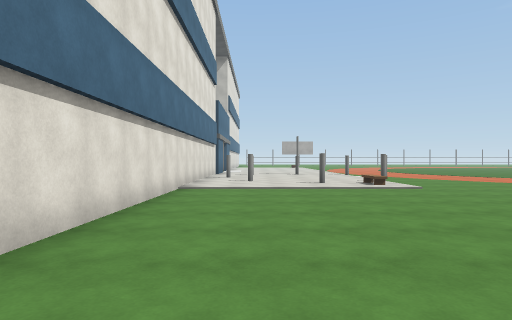
[1] (above)

20 first-person views from a walk through a Unity game level. The camera is 1.3 m above the floor, looks level and sees 75° across. The floor is counted in squares, 2 m on a side. Each view is taken from the middle of a square. On the plan, view 1 faces up. The plan holds only what a view shows up to about 10 squares ahead; the rest is blank. The place goes on beyond the plan. The player character is not drawn. Surface patterns are stand-ins for the level's own textures.

[2]
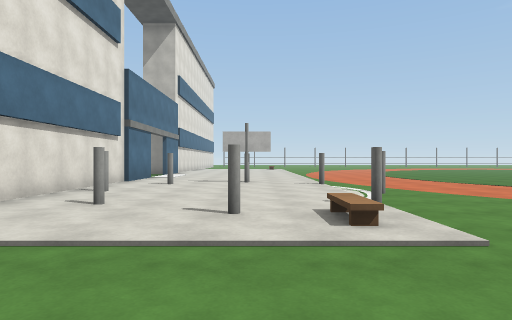

[3]
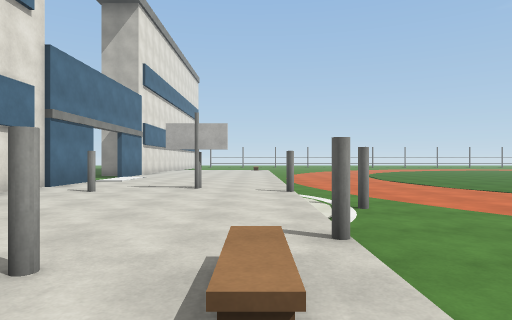

[4]
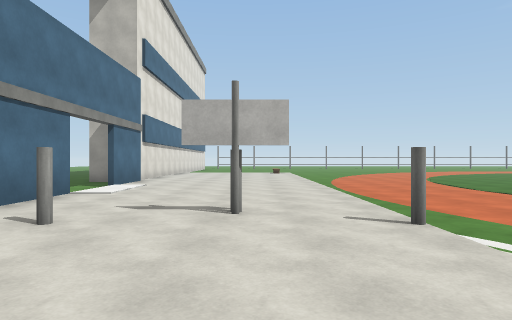

[5]
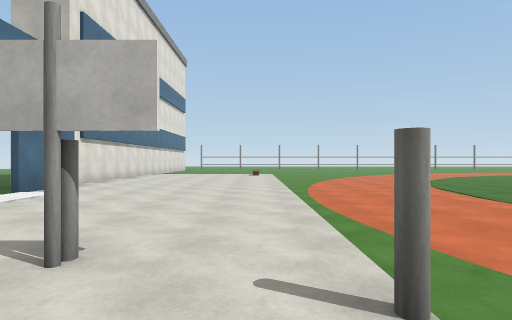

[6]
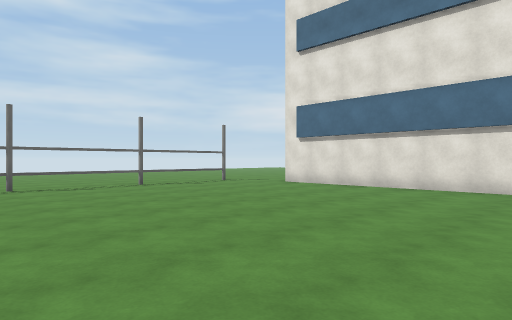

[7]
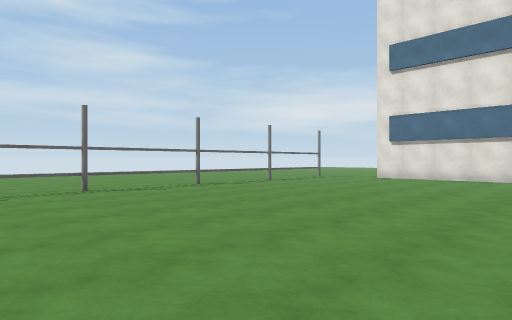

[8]
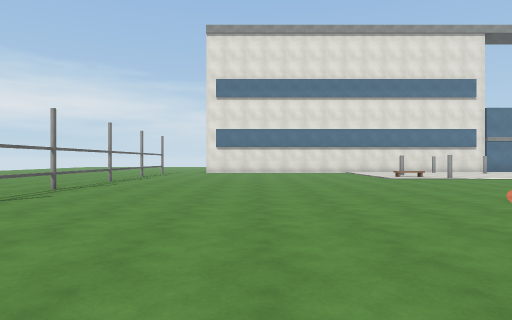

[9]
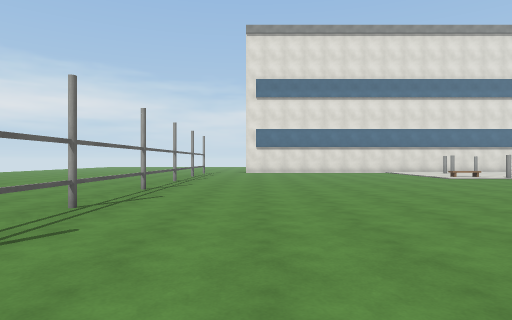

[10]
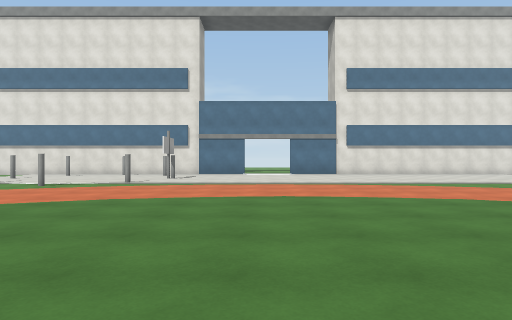

[11]
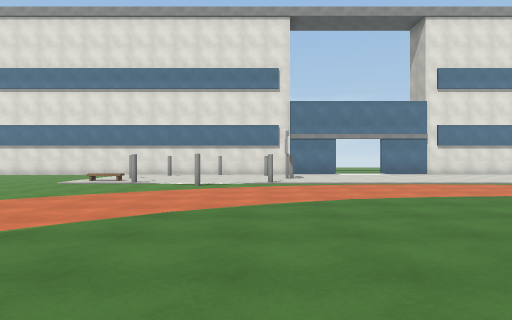

[12]
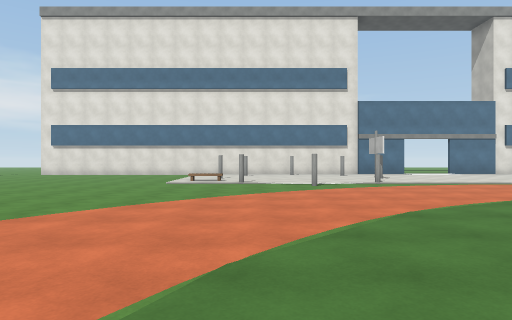

[13]
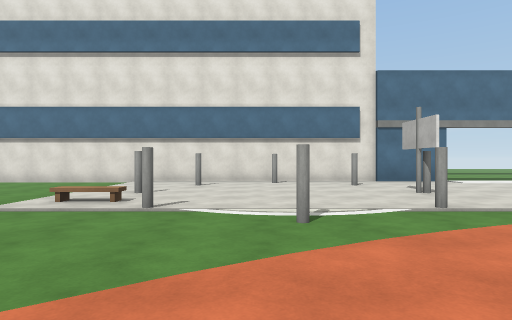

[14]
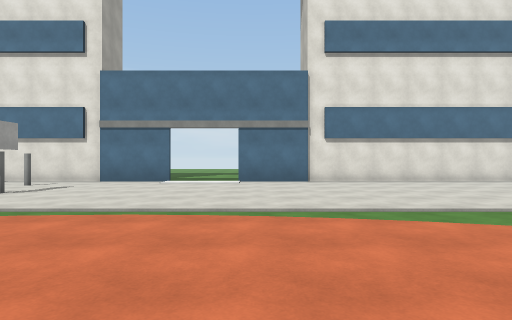

[15]
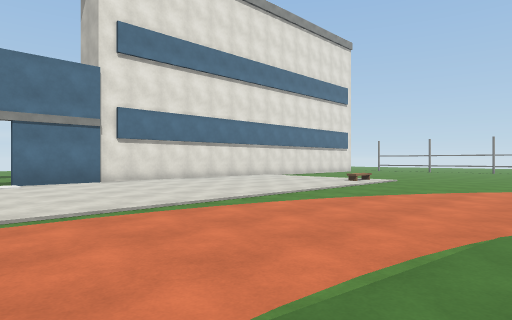

[16]
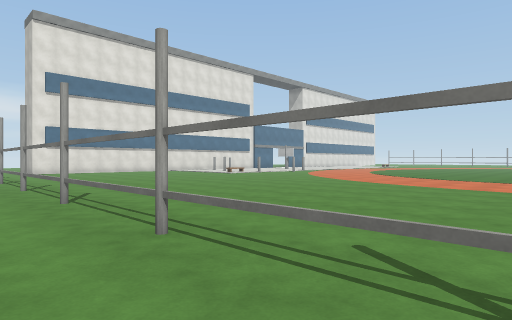

[17]
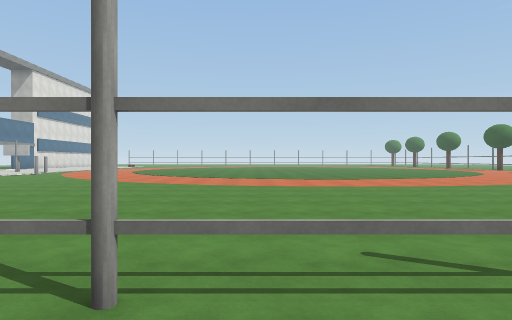

[18]
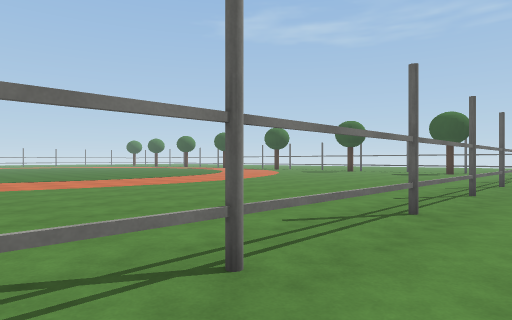

[19]
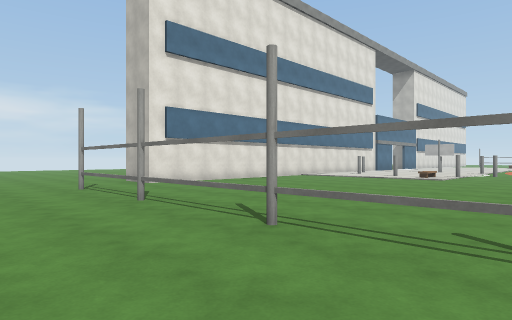

[20]
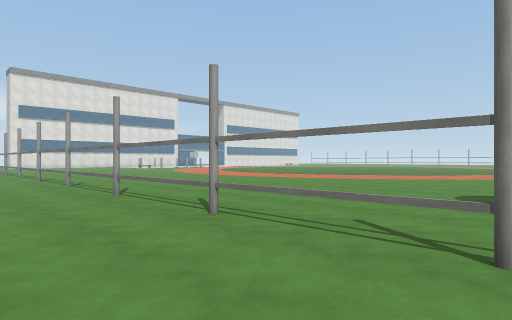

### Floor plan
Points are (right, up) in squares from view 1. A wall is a line through its corners. A room is listed if a view was taken in it or the views show most of it. See-through windows are left out.
Room 1 (views 1, 2, 3, 4, 5, 6, 7, 8, 9, 10, 11, 12, 13, 14, 15)
walls: (-1.7, 16.6) (-1.7, 0.5); (-1.7, 24.5) (-1.7, 18.5)
low walls: (0.2, -1.5) (11.9, -1.5)
ways out: opening at (-1.5, -0.5) to room 2; opening at (-2, 17.5)
objects: other object (-1, 11); other object (0, 10); other object (0, 13); other object (2, 9); other object (2, 14); other object (4, 10); other object (4, 11) to (4, 12); other object (4, 13)
Room 2 (views 16, 17, 18, 19, 20)
walls: (-1.7, 0.5) (-2.6, 0.5)
low walls: (27.6, -1.5) (-1, -1.5)
ways out: opening at (-1.5, -0.5) to room 1

Positions as (right, up) in squares from view 1, and headings:
1: (0, 0), facing up
2: (2, 5), facing up
3: (3, 7), facing up
4: (2, 10), facing up
5: (3, 12), facing up
6: (6, 7), facing down-left
7: (10, 6), facing down-left
8: (15, 3), facing left
9: (15, 1), facing left
10: (13, 17), facing left
11: (13, 13), facing left
12: (13, 10), facing left
13: (8, 11), facing left
14: (8, 19), facing left
15: (8, 17), facing up-left
16: (16, -3), facing up-left
17: (14, -3), facing up
18: (12, -3), facing up-right
19: (7, -4), facing up-left
20: (28, -4), facing up-left
